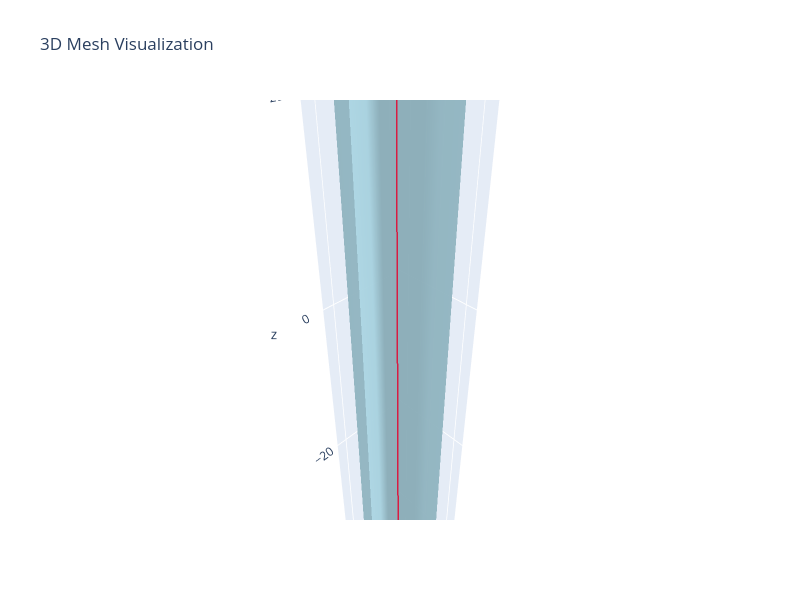

Here is the notebook cell this chart was saved with:
### Code cell
import sys, os
sys.path.append(os.path.dirname(os.path.dirname(os.path.abspath("__file__"))))
from mcf2swc import *

mm = MeshManager()
mm.load_mesh("../data/mesh/demo/cylinder.obj")
ps = PolylinesSkeleton().from_txt("../data/polylines/cylinder.polylines.txt")
mm.visualize_mesh_3d(polylines=ps)

### Figure 1 — Plotly figure (JSON) as saved in the notebook; plotly's stock layout.template omitted (floating-point values rounded to 4 significant figures)
{"data": [{"color": "lightblue", "i": [1, 1, 2, 2, 4, 4, 5, 5, 6, 6, 7, 7, 8, 8, 9, 9, 10, 10, 11, 11, 12, 12, 13, 13, 14, 14, 15, 15, 16, 16, 17, 17, 18, 18, 19, 19, 20, 20, 21, 21, 22, 22, 23, 23, 24, 24, 25, 25, 26, 26, 27, 27, 28, 28, 29, 29, 30, 30, 31, 31, 32, 32, 33, 33], "j": [0, 4, 4, 5, 0, 6, 6, 7, 0, 8, 8, 9, 0, 10, 10, 11, 0, 12, 12, 13, 0, 14, 14, 15, 0, 16, 16, 17, 0, 18, 18, 19, 0, 20, 20, 21, 0, 22, 22, 23, 0, 24, 24, 25, 0, 26, 26, 27, 0, 28, 28, 29, 0, 30, 30, 31, 0, 32, 32, 33, 0, 1, 1, 2], "k": [4, 2, 5, 3, 6, 5, 7, 3, 8, 7, 9, 3, 10, 9, 11, 3, 12, 11, 13, 3, 14, 13, 15, 3, 16, 15, 17, 3, 18, 17, 19, 3, 20, 19, 21, 3, 22, 21, 23, 3, 24, 23, 25, 3, 26, 25, 27, 3, 28, 27, 29, 3, 30, 29, 31, 3, 32, 31, 33, 3, 1, 33, 2, 3], "name": "Mesh", "opacity": 0.8, "type": "mesh3d", "x": [0.0, 5.0, 5.0, 0.0, 4.619, 4.619, 3.536, 3.536, 1.913, 1.913, 0.0, 0.0, -1.913, -1.913, -3.536, -3.536, -4.619, -4.619, -5.0, -5.0, -4.619, -4.619, -3.536, -3.536, -1.913, -1.913, -0.0, -0.0, 1.913, 1.913, 3.536, 3.536, 4.619, 4.619], "y": [0.0, 0.0, 0.0, 0.0, 1.913, 1.913, 3.536, 3.536, 4.619, 4.619, 5.0, 5.0, 4.619, 4.619, 3.536, 3.536, 1.913, 1.913, 0.0, 0.0, -1.913, -1.913, -3.536, -3.536, -4.619, -4.619, -5.0, -5.0, -4.619, -4.619, -3.536, -3.536, -1.913, -1.913], "z": [-50.0, -50.0, 50.0, 50.0, -50.0, 50.0, -50.0, 50.0, -50.0, 50.0, -50.0, 50.0, -50.0, 50.0, -50.0, 50.0, -50.0, 50.0, -50.0, 50.0, -50.0, 50.0, -50.0, 50.0, -50.0, 50.0, -50.0, 50.0, -50.0, 50.0, -50.0, 50.0, -50.0, 50.0]}, {"line": {"color": "crimson", "width": 3}, "mode": "lines", "name": "Polyline 0", "opacity": 0.95, "showlegend": false, "type": "scatter3d", "x": [0.1874, 0.1863], "y": [-0.1874, -0.1863], "z": [-49.69, 36.2]}], "layout": {"autosize": false, "height": 600, "scene": {"aspectmode": "data", "xaxis": {"visible": true}, "yaxis": {"visible": true}, "zaxis": {"visible": true}}, "title": {"text": "3D Mesh Visualization"}, "width": 800}}
